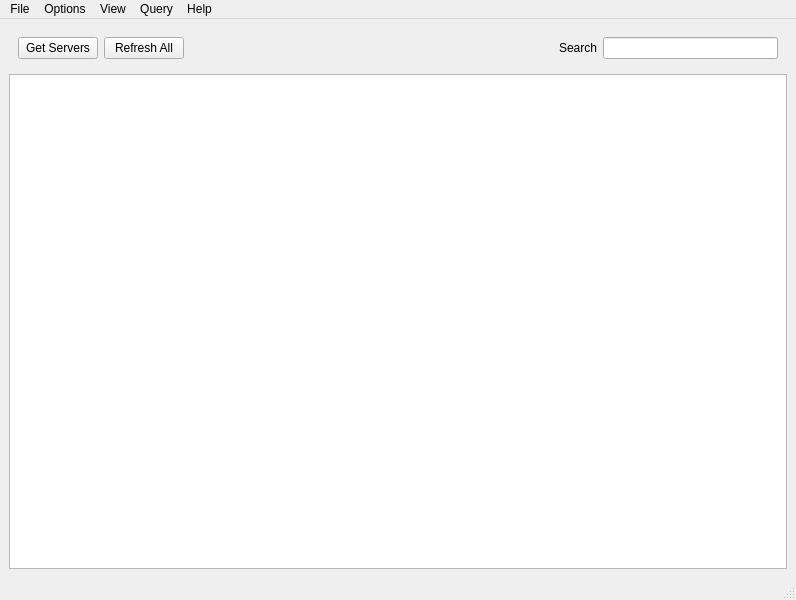
<?xml version="1.0" encoding="UTF-8"?>
<ui version="4.0">
 <class>MainWindowWnd</class>
 <widget class="QMainWindow" name="MainWindowWnd">
  <property name="geometry">
   <rect>
    <x>0</x>
    <y>0</y>
    <width>796</width>
    <height>600</height>
   </rect>
  </property>
  <property name="windowTitle">
   <string>Doomseeker</string>
  </property>
  <property name="locale">
   <locale language="English" country="UnitedStates"/>
  </property>
  <widget class="QWidget" name="centralwidget">
   <layout class="QVBoxLayout" name="verticalLayout">
    <item>
     <widget class="QWidget" name="widget" native="true">
      <property name="sizePolicy">
       <sizepolicy hsizetype="Preferred" vsizetype="Preferred">
        <horstretch>0</horstretch>
        <verstretch>0</verstretch>
       </sizepolicy>
      </property>
      <property name="minimumSize">
       <size>
        <width>0</width>
        <height>0</height>
       </size>
      </property>
      <layout class="QHBoxLayout" name="horizontalLayout">
       <item>
        <widget class="QPushButton" name="btnGetServers">
         <property name="text">
          <string>Get Servers</string>
         </property>
        </widget>
       </item>
       <item>
        <widget class="QPushButton" name="btnRefreshAll">
         <property name="text">
          <string>Refresh All</string>
         </property>
        </widget>
       </item>
       <item>
        <spacer name="horizontalSpacer">
         <property name="orientation">
          <enum>Qt::Horizontal</enum>
         </property>
         <property name="sizeHint" stdset="0">
          <size>
           <width>40</width>
           <height>20</height>
          </size>
         </property>
        </spacer>
       </item>
       <item>
        <widget class="QLabel" name="label">
         <property name="text">
          <string>Search</string>
         </property>
        </widget>
       </item>
       <item>
        <widget class="QLineEdit" name="serverSearch">
         <property name="sizePolicy">
          <sizepolicy hsizetype="Fixed" vsizetype="Fixed">
           <horstretch>0</horstretch>
           <verstretch>0</verstretch>
          </sizepolicy>
         </property>
         <property name="minimumSize">
          <size>
           <width>175</width>
           <height>0</height>
          </size>
         </property>
        </widget>
       </item>
      </layout>
     </widget>
    </item>
    <item>
     <widget class="ServerListView" name="tableServers">
      <property name="editTriggers">
       <set>QAbstractItemView::NoEditTriggers</set>
      </property>
      <property name="selectionBehavior">
       <enum>QAbstractItemView::SelectRows</enum>
      </property>
      <property name="horizontalScrollMode">
       <enum>QAbstractItemView::ScrollPerPixel</enum>
      </property>
      <property name="wordWrap">
       <bool>false</bool>
      </property>
     </widget>
    </item>
   </layout>
  </widget>
  <widget class="QMenuBar" name="menubar">
   <property name="geometry">
    <rect>
     <x>0</x>
     <y>0</y>
     <width>796</width>
     <height>22</height>
    </rect>
   </property>
   <property name="locale">
    <locale language="English" country="UnitedStates"/>
   </property>
   <widget class="QMenu" name="menuOptions">
    <property name="locale">
     <locale language="English" country="UnitedStates"/>
    </property>
    <property name="title">
     <string>Options</string>
    </property>
    <addaction name="menuActionConfigure"/>
   </widget>
   <widget class="QMenu" name="menuHelp">
    <property name="title">
     <string>Help</string>
    </property>
    <addaction name="menuActionAbout"/>
   </widget>
   <widget class="QMenu" name="menuFile">
    <property name="title">
     <string>File</string>
    </property>
    <addaction name="menuActionWadseeker"/>
    <addaction name="separator"/>
    <addaction name="menuActionQuit"/>
   </widget>
   <widget class="QMenu" name="menuView">
    <property name="title">
     <string>View</string>
    </property>
    <addaction name="menuActionBuddies"/>
    <addaction name="menuActionServerInfo"/>
   </widget>
   <widget class="QMenu" name="menuQuery">
    <property name="title">
     <string>Query</string>
    </property>
   </widget>
   <addaction name="menuFile"/>
   <addaction name="menuOptions"/>
   <addaction name="menuView"/>
   <addaction name="menuQuery"/>
   <addaction name="menuHelp"/>
  </widget>
  <widget class="QStatusBar" name="statusbar"/>
  <action name="menuActionConfigure">
   <property name="text">
    <string>Configure</string>
   </property>
  </action>
  <action name="menuActionAbout">
   <property name="text">
    <string>About</string>
   </property>
  </action>
  <action name="menuActionQuit">
   <property name="text">
    <string>Quit</string>
   </property>
   <property name="shortcut">
    <string>Ctrl+Q</string>
   </property>
  </action>
  <action name="menuActionServerInfo">
   <property name="checkable">
    <bool>true</bool>
   </property>
   <property name="text">
    <string>Server Info</string>
   </property>
   <property name="shortcut">
    <string>I</string>
   </property>
  </action>
  <action name="menuActionWadseeker">
   <property name="text">
    <string>Wadseeker</string>
   </property>
  </action>
  <action name="menuActionBuddies">
   <property name="checkable">
    <bool>true</bool>
   </property>
   <property name="text">
    <string>Buddies</string>
   </property>
   <property name="shortcut">
    <string>B</string>
   </property>
  </action>
 </widget>
 <customwidgets>
  <customwidget>
   <class>ServerListView</class>
   <extends>QTableView</extends>
   <header>gui/widgets/serverlistview.h</header>
  </customwidget>
 </customwidgets>
 <resources/>
 <connections/>
</ui>
